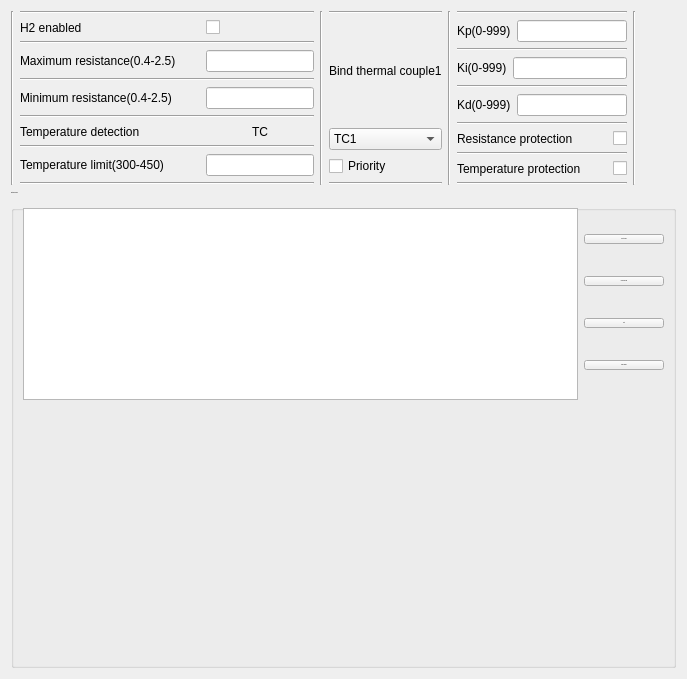
      <widget class="QWidget" name="tab_2">
       <attribute name="title">
        <string>Heater sector2</string>
       </attribute>
       <layout class="QGridLayout" name="gridLayout_6">
        <item row="0" column="0">
         <layout class="QHBoxLayout" name="horizontalLayout_21">
          <item>
           <widget class="Line" name="line_35">
            <property name="orientation">
             <enum>Qt::Vertical</enum>
            </property>
           </widget>
          </item>
          <item>
           <layout class="QHBoxLayout" name="horizontalLayout_15">
            <item>
             <layout class="QVBoxLayout" name="verticalLayout_17">
              <item>
               <widget class="Line" name="line_30">
                <property name="orientation">
                 <enum>Qt::Horizontal</enum>
                </property>
               </widget>
              </item>
              <item>
               <layout class="QHBoxLayout" name="horizontalLayout_88">
                <item>
                 <widget class="QLabel" name="label_82">
                  <property name="minimumSize">
                   <size>
                    <width>180</width>
                    <height>0</height>
                   </size>
                  </property>
                  <property name="maximumSize">
                   <size>
                    <width>180</width>
                    <height>16777215</height>
                   </size>
                  </property>
                  <property name="styleSheet">
                   <string notr="true">font: 14px &quot;Tahoma&quot;;</string>
                  </property>
                  <property name="text">
                   <string>H2 enabled</string>
                  </property>
                 </widget>
                </item>
                <item>
                 <widget class="QCheckBox" name="BAT_H2_enabled_state">
                  <property name="styleSheet">
                   <string notr="true">font: 14px &quot;Tahoma&quot;;</string>
                  </property>
                  <property name="text">
                   <string/>
                  </property>
                 </widget>
                </item>
               </layout>
              </item>
              <item>
               <widget class="Line" name="line_20">
                <property name="orientation">
                 <enum>Qt::Horizontal</enum>
                </property>
               </widget>
              </item>
              <item>
               <layout class="QHBoxLayout" name="horizontalLayout_105">
                <item>
                 <widget class="QLabel" name="label_83">
                  <property name="minimumSize">
                   <size>
                    <width>180</width>
                    <height>0</height>
                   </size>
                  </property>
                  <property name="maximumSize">
                   <size>
                    <width>180</width>
                    <height>16777215</height>
                   </size>
                  </property>
                  <property name="styleSheet">
                   <string notr="true">font: 14px &quot;Tahoma&quot;;</string>
                  </property>
                  <property name="text">
                   <string>Maximum resistance(0.4-2.5)</string>
                  </property>
                 </widget>
                </item>
                <item>
                 <widget class="QLineEdit" name="BAT_H2_Max_R">
                  <property name="maximumSize">
                   <size>
                    <width>120</width>
                    <height>16777215</height>
                   </size>
                  </property>
                  <property name="styleSheet">
                   <string notr="true">font: 14px &quot;Tahoma&quot;;</string>
                  </property>
                 </widget>
                </item>
               </layout>
              </item>
              <item>
               <widget class="Line" name="line_21">
                <property name="orientation">
                 <enum>Qt::Horizontal</enum>
                </property>
               </widget>
              </item>
              <item>
               <layout class="QHBoxLayout" name="horizontalLayout_106">
                <item>
                 <widget class="QLabel" name="label_84">
                  <property name="minimumSize">
                   <size>
                    <width>180</width>
                    <height>0</height>
                   </size>
                  </property>
                  <property name="maximumSize">
                   <size>
                    <width>180</width>
                    <height>16777215</height>
                   </size>
                  </property>
                  <property name="styleSheet">
                   <string notr="true">font: 14px &quot;Tahoma&quot;;</string>
                  </property>
                  <property name="text">
                   <string>Minimum resistance(0.4-2.5)</string>
                  </property>
                 </widget>
                </item>
                <item>
                 <widget class="QLineEdit" name="BAT_H2_Min_R">
                  <property name="maximumSize">
                   <size>
                    <width>120</width>
                    <height>16777215</height>
                   </size>
                  </property>
                  <property name="styleSheet">
                   <string notr="true">font: 14px &quot;Tahoma&quot;;</string>
                  </property>
                 </widget>
                </item>
               </layout>
              </item>
              <item>
               <widget class="Line" name="line_22">
                <property name="orientation">
                 <enum>Qt::Horizontal</enum>
                </property>
               </widget>
              </item>
              <item>
               <layout class="QHBoxLayout" name="horizontalLayout_107">
                <item>
                 <widget class="QLabel" name="label_94">
                  <property name="minimumSize">
                   <size>
                    <width>180</width>
                    <height>0</height>
                   </size>
                  </property>
                  <property name="maximumSize">
                   <size>
                    <width>180</width>
                    <height>16777215</height>
                   </size>
                  </property>
                  <property name="styleSheet">
                   <string notr="true">font: 14px &quot;Tahoma&quot;;</string>
                  </property>
                  <property name="text">
                   <string>Temperature detection</string>
                  </property>
                 </widget>
                </item>
                <item>
                 <widget class="QLabel" name="label_7">
                  <property name="text">
                   <string>TC</string>
                  </property>
                  <property name="alignment">
                   <set>Qt::AlignCenter</set>
                  </property>
                 </widget>
                </item>
               </layout>
              </item>
              <item>
               <widget class="Line" name="line_23">
                <property name="orientation">
                 <enum>Qt::Horizontal</enum>
                </property>
               </widget>
              </item>
              <item>
               <layout class="QHBoxLayout" name="horizontalLayout_108">
                <item>
                 <widget class="QLabel" name="label_95">
                  <property name="minimumSize">
                   <size>
                    <width>180</width>
                    <height>0</height>
                   </size>
                  </property>
                  <property name="maximumSize">
                   <size>
                    <width>180</width>
                    <height>16777215</height>
                   </size>
                  </property>
                  <property name="styleSheet">
                   <string notr="true">font: 14px &quot;Tahoma&quot;;</string>
                  </property>
                  <property name="text">
                   <string>Temperature limit(300-450)</string>
                  </property>
                 </widget>
                </item>
                <item>
                 <widget class="QLineEdit" name="BAT_H2_Temp_limit">
                  <property name="maximumSize">
                   <size>
                    <width>120</width>
                    <height>16777215</height>
                   </size>
                  </property>
                  <property name="styleSheet">
                   <string notr="true">font: 14px &quot;Tahoma&quot;;</string>
                  </property>
                 </widget>
                </item>
               </layout>
              </item>
              <item>
               <widget class="Line" name="line_33">
                <property name="orientation">
                 <enum>Qt::Horizontal</enum>
                </property>
               </widget>
              </item>
             </layout>
            </item>
            <item>
             <widget class="Line" name="line_36">
              <property name="orientation">
               <enum>Qt::Vertical</enum>
              </property>
             </widget>
            </item>
            <item>
             <layout class="QVBoxLayout" name="verticalLayout_39">
              <item>
               <layout class="QVBoxLayout" name="verticalLayout_48">
                <item>
                 <widget class="Line" name="line_24">
                  <property name="maximumSize">
                   <size>
                    <width>130</width>
                    <height>16777215</height>
                   </size>
                  </property>
                  <property name="orientation">
                   <enum>Qt::Horizontal</enum>
                  </property>
                 </widget>
                </item>
                <item>
                 <widget class="QLabel" name="BAT_H2_TC_Seclect">
                  <property name="maximumSize">
                   <size>
                    <width>130</width>
                    <height>16777215</height>
                   </size>
                  </property>
                  <property name="styleSheet">
                   <string notr="true">font: 14px &quot;Tahoma&quot;;</string>
                  </property>
                  <property name="text">
                   <string>Bind thermal couple1</string>
                  </property>
                 </widget>
                </item>
                <item>
                 <widget class="QComboBox" name="BAT_H2_TC_Seclect_Channel1">
                  <property name="maximumSize">
                   <size>
                    <width>130</width>
                    <height>16777215</height>
                   </size>
                  </property>
                  <property name="styleSheet">
                   <string notr="true">font: 14px &quot;Tahoma&quot;;</string>
                  </property>
                  <item>
                   <property name="text">
                    <string>TC1</string>
                   </property>
                  </item>
                  <item>
                   <property name="text">
                    <string>TC2</string>
                   </property>
                  </item>
                 </widget>
                </item>
                <item>
                 <widget class="QCheckBox" name="BAT_H2_TC_Channel1_Check">
                  <property name="maximumSize">
                   <size>
                    <width>130</width>
                    <height>16777215</height>
                   </size>
                  </property>
                  <property name="text">
                   <string>Priority</string>
                  </property>
                 </widget>
                </item>
                <item>
                 <widget class="Line" name="line_29">
                  <property name="maximumSize">
                   <size>
                    <width>130</width>
                    <height>16777215</height>
                   </size>
                  </property>
                  <property name="orientation">
                   <enum>Qt::Horizontal</enum>
                  </property>
                 </widget>
                </item>
               </layout>
              </item>
             </layout>
            </item>
            <item>
             <widget class="Line" name="line_37">
              <property name="orientation">
               <enum>Qt::Vertical</enum>
              </property>
             </widget>
            </item>
            <item>
             <layout class="QVBoxLayout" name="verticalLayout_13">
              <item>
               <widget class="Line" name="line_32">
                <property name="orientation">
                 <enum>Qt::Horizontal</enum>
                </property>
               </widget>
              </item>
              <item>
               <layout class="QHBoxLayout" name="horizontalLayout_116">
                <item>
                 <widget class="QLabel" name="label_100">
                  <property name="maximumSize">
                   <size>
                    <width>120</width>
                    <height>16777215</height>
                   </size>
                  </property>
                  <property name="styleSheet">
                   <string notr="true">font: 14px &quot;Tahoma&quot;;</string>
                  </property>
                  <property name="text">
                   <string>Kp(0-999)</string>
                  </property>
                 </widget>
                </item>
                <item>
                 <widget class="QLineEdit" name="BAT_H2_Kp">
                  <property name="maximumSize">
                   <size>
                    <width>120</width>
                    <height>16777215</height>
                   </size>
                  </property>
                  <property name="styleSheet">
                   <string notr="true">font: 14px &quot;Tahoma&quot;;</string>
                  </property>
                 </widget>
                </item>
               </layout>
              </item>
              <item>
               <widget class="Line" name="line_25">
                <property name="orientation">
                 <enum>Qt::Horizontal</enum>
                </property>
               </widget>
              </item>
              <item>
               <layout class="QHBoxLayout" name="horizontalLayout_117">
                <item>
                 <widget class="QLabel" name="label_101">
                  <property name="maximumSize">
                   <size>
                    <width>120</width>
                    <height>16777215</height>
                   </size>
                  </property>
                  <property name="styleSheet">
                   <string notr="true">font: 14px &quot;Tahoma&quot;;</string>
                  </property>
                  <property name="text">
                   <string>Ki(0-999)</string>
                  </property>
                 </widget>
                </item>
                <item>
                 <widget class="QLineEdit" name="BAT_H2_Ki">
                  <property name="maximumSize">
                   <size>
                    <width>120</width>
                    <height>16777215</height>
                   </size>
                  </property>
                  <property name="styleSheet">
                   <string notr="true">font: 14px &quot;Tahoma&quot;;</string>
                  </property>
                 </widget>
                </item>
               </layout>
              </item>
              <item>
               <widget class="Line" name="line_26">
                <property name="orientation">
                 <enum>Qt::Horizontal</enum>
                </property>
               </widget>
              </item>
              <item>
               <layout class="QHBoxLayout" name="horizontalLayout_118">
                <item>
                 <widget class="QLabel" name="label_102">
                  <property name="maximumSize">
                   <size>
                    <width>120</width>
                    <height>16777215</height>
                   </size>
                  </property>
                  <property name="styleSheet">
                   <string notr="true">font: 14px &quot;Tahoma&quot;;</string>
                  </property>
                  <property name="text">
                   <string>Kd(0-999)</string>
                  </property>
                 </widget>
                </item>
                <item>
                 <widget class="QLineEdit" name="BAT_H2_Kd">
                  <property name="maximumSize">
                   <size>
                    <width>120</width>
                    <height>16777215</height>
                   </size>
                  </property>
                  <property name="styleSheet">
                   <string notr="true">font: 14px &quot;Tahoma&quot;;</string>
                  </property>
                 </widget>
                </item>
               </layout>
              </item>
              <item>
               <widget class="Line" name="line_27">
                <property name="orientation">
                 <enum>Qt::Horizontal</enum>
                </property>
               </widget>
              </item>
              <item>
               <layout class="QHBoxLayout" name="horizontalLayout_39">
                <item>
                 <widget class="QLabel" name="label_13">
                  <property name="minimumSize">
                   <size>
                    <width>150</width>
                    <height>0</height>
                   </size>
                  </property>
                  <property name="maximumSize">
                   <size>
                    <width>160</width>
                    <height>16777215</height>
                   </size>
                  </property>
                  <property name="styleSheet">
                   <string notr="true">font: 14px &quot;Tahoma&quot;;</string>
                  </property>
                  <property name="text">
                   <string>Resistance protection</string>
                  </property>
                 </widget>
                </item>
                <item>
                 <widget class="QCheckBox" name="BAT_H2_Resi_Protection">
                  <property name="maximumSize">
                   <size>
                    <width>30</width>
                    <height>16777215</height>
                   </size>
                  </property>
                  <property name="styleSheet">
                   <string notr="true">font: 14px &quot;Tahoma&quot;;</string>
                  </property>
                  <property name="text">
                   <string/>
                  </property>
                 </widget>
                </item>
               </layout>
              </item>
              <item>
               <widget class="Line" name="line_28">
                <property name="orientation">
                 <enum>Qt::Horizontal</enum>
                </property>
               </widget>
              </item>
              <item>
               <layout class="QHBoxLayout" name="horizontalLayout_40">
                <item>
                 <widget class="QLabel" name="label_14">
                  <property name="minimumSize">
                   <size>
                    <width>150</width>
                    <height>0</height>
                   </size>
                  </property>
                  <property name="maximumSize">
                   <size>
                    <width>160</width>
                    <height>16777215</height>
                   </size>
                  </property>
                  <property name="styleSheet">
                   <string notr="true">font: 14px &quot;Tahoma&quot;;</string>
                  </property>
                  <property name="text">
                   <string>Temperature protection</string>
                  </property>
                 </widget>
                </item>
                <item>
                 <widget class="QCheckBox" name="BAT_H2_Temp_Protection">
                  <property name="maximumSize">
                   <size>
                    <width>30</width>
                    <height>16777215</height>
                   </size>
                  </property>
                  <property name="styleSheet">
                   <string notr="true">font: 14px &quot;Tahoma&quot;;</string>
                  </property>
                  <property name="text">
                   <string/>
                  </property>
                 </widget>
                </item>
               </layout>
              </item>
              <item>
               <widget class="Line" name="line_34">
                <property name="orientation">
                 <enum>Qt::Horizontal</enum>
                </property>
               </widget>
              </item>
             </layout>
            </item>
            <item>
             <widget class="Line" name="line_38">
              <property name="orientation">
               <enum>Qt::Vertical</enum>
              </property>
             </widget>
            </item>
           </layout>
          </item>
          <item>
           <spacer name="horizontalSpacer_6">
            <property name="orientation">
             <enum>Qt::Horizontal</enum>
            </property>
            <property name="sizeHint" stdset="0">
             <size>
              <width>40</width>
              <height>20</height>
             </size>
            </property>
           </spacer>
          </item>
         </layout>
        </item>
        <item row="1" column="0">
         <widget class="QGroupBox" name="groupBox_4">
          <property name="font">
           <font>
            <family>Tahoma</family>
            <pointsize>-1</pointsize>
            <weight>50</weight>
            <italic>false</italic>
            <bold>false</bold>
           </font>
          </property>
          <property name="styleSheet">
           <string notr="true">font: 14px &quot;Tahoma&quot;;</string>
          </property>
          <property name="title">
           <string>Heating Profile2</string>
          </property>
          <layout class="QGridLayout" name="gridLayout_3">
           <item row="0" column="0">
            <layout class="QHBoxLayout" name="horizontalLayout_11">
             <item>
              <widget class="QTableWidget" name="BAT_Table_Set_Profile2">
               <property name="minimumSize">
                <size>
                 <width>0</width>
                 <height>0</height>
                </size>
               </property>
               <property name="maximumSize">
                <size>
                 <width>800</width>
                 <height>16777215</height>
                </size>
               </property>
               <property name="styleSheet">
                <string notr="true">font: 14px &quot;Tahoma&quot;;</string>
               </property>
              </widget>
             </item>
             <item>
              <layout class="QVBoxLayout" name="verticalLayout_5">
               <item>
                <widget class="QPushButton" name="BAT_Save_Table_Set_Profile2">
                 <property name="maximumSize">
                  <size>
                   <width>120</width>
                   <height>16777215</height>
                  </size>
                 </property>
                 <property name="font">
                  <font>
                   <family>Tahoma</family>
                   <pointsize>-1</pointsize>
                   <weight>50</weight>
                   <italic>false</italic>
                   <bold>false</bold>
                  </font>
                 </property>
                 <property name="styleSheet">
                  <string notr="true">font: 14px &quot;Tahoma&quot;;</string>
                 </property>
                 <property name="text">
                  <string>Save to disk</string>
                 </property>
                </widget>
               </item>
               <item>
                <widget class="QPushButton" name="BAT_Load_Table_Set_Profile2">
                 <property name="maximumSize">
                  <size>
                   <width>120</width>
                   <height>16777215</height>
                  </size>
                 </property>
                 <property name="font">
                  <font>
                   <family>Tahoma</family>
                   <pointsize>-1</pointsize>
                   <weight>50</weight>
                   <italic>false</italic>
                   <bold>false</bold>
                  </font>
                 </property>
                 <property name="styleSheet">
                  <string notr="true">font: 14px &quot;Tahoma&quot;;</string>
                 </property>
                 <property name="text">
                  <string>Load from disk</string>
                 </property>
                </widget>
               </item>
               <item>
                <widget class="QPushButton" name="BAT_Display_Table_Set_Profile2">
                 <property name="maximumSize">
                  <size>
                   <width>120</width>
                   <height>16777215</height>
                  </size>
                 </property>
                 <property name="styleSheet">
                  <string notr="true">font: 14px &quot;Tahoma&quot;;</string>
                 </property>
                 <property name="text">
                  <string>Plot</string>
                 </property>
                </widget>
               </item>
               <item>
                <widget class="QPushButton" name="BAT_Clean_Table_Set_Profile2">
                 <property name="maximumSize">
                  <size>
                   <width>120</width>
                   <height>16777215</height>
                  </size>
                 </property>
                 <property name="styleSheet">
                  <string notr="true">font: 14px &quot;Tahoma&quot;;</string>
                 </property>
                 <property name="text">
                  <string>Clean profile</string>
                 </property>
                </widget>
               </item>
              </layout>
             </item>
            </layout>
           </item>
           <item row="1" column="0">
            <widget class="QCustomPlot" name="BAT_Customplot_Set_Profile2" native="true">
             <property name="minimumSize">
              <size>
               <width>0</width>
               <height>250</height>
              </size>
             </property>
             <property name="styleSheet">
              <string notr="true">font: 14px &quot;Tahoma&quot;;</string>
             </property>
            </widget>
           </item>
          </layout>
         </widget>
        </item>
       </layout>
      </widget>
